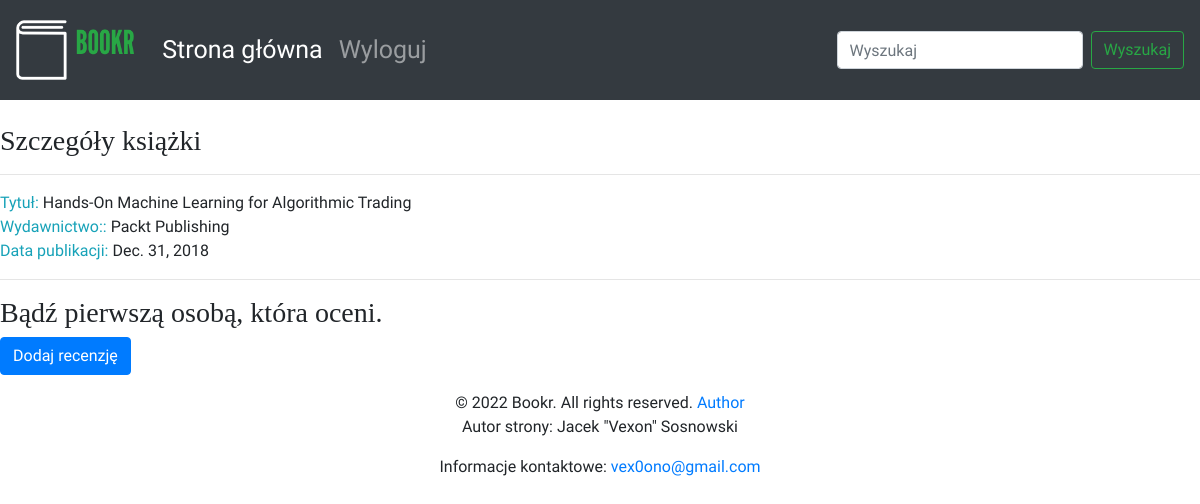
/books/2/, run on an earlier commit of the app's database.
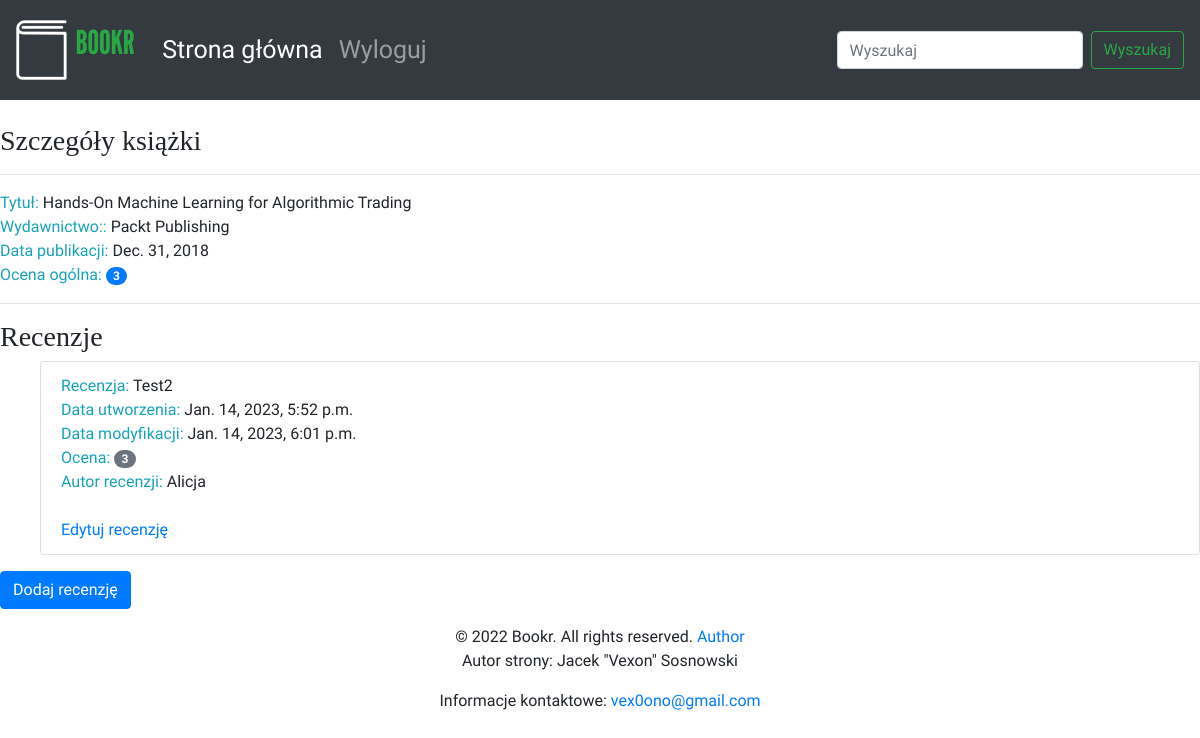
And on a later commit of the database.
### reviews/models.py (models this page shows, shortened)
class Book(models.Model):
    title = models.CharField(max_length=70, help_text="Tytuł książki.")
    publication_date = models.DateField(verbose_name="Data publikacji książki.")
    isbn = models.CharField(max_length=20, verbose_name="Numer ISBN książki.")
    publisher = models.ForeignKey(Publisher, on_delete=models.CASCADE)
    contributors = models.ManyToManyField('Contributor', through="BookContributor")

class Publisher(models.Model):
    name = models.CharField(max_length=50, help_text="Nazwa wydawcy.")
    website = models.URLField(help_text="Witryna wydawcy.")
    email = models.EmailField(help_text="Adres e-mail wydawcy.")
    def __str__(self):
        return self.name

class Review(models.Model):
    content = models.TextField(help_text="Tekst Recenzji.")
    rating = models.IntegerField(help_text="Ocena użytkownika.")
    date_created = models.DateTimeField(auto_now_add=True, help_text="Data i czas utworzenia recenzji.")
    date_edited = models.DateTimeField(null=True, help_text="Data i czas ostatniej edycji recenzji.")
    creator = models.ForeignKey(auth.get_user_model(), on_delete=models.CASCADE)
    book = models.ForeignKey(Book, on_delete=models.CASCADE, help_text="Recenzowana książka.")

### reviews/views.py (the view)
# urls.py: path('books/<int:pk>/', views.book_detail, name='book_detail'),
def book_detail(request, pk):
    book = get_object_or_404(Book, pk=pk)
    reviews = book.review_set.all()
    if reviews:
        book_rating = average_rating([review.rating for review in reviews])
        context = {
            "book": book,
            "book_rating": book_rating,
            "reviews": reviews
        }
    else:
        context = {
            "book": book,
            "book_rating": None,
            "reviews": None
        }
    return render(request, "book_detail.html", context)

### reviews/utils.py (called while the page is built)
def average_rating(rating_list):
    if not rating_list:
        return 0
    return round(sum(rating_list) / len(rating_list))

### reviews/templates/book_detail.html
{% extends 'base.html' %}
{% block content %}
      <br>
      <h3>Szczegóły książki</h3>
      <hr>
      <span class="text-info">Tytuł: </span> <span>{{ book.title }}</span>
      <br>
      <span class="text-info">Wydawnictwo:: </span><span>{{ book.publisher }}</span>
      <br>
      <span class="text-info">Data publikacji: </span><span>{{ book.publication_date }}</span>
      <br>
      {% if not reviews %}
            <hr>
            <h3>Bądź pierwszą osobą, która oceni.</h3>
      {% else %}
            <span class="text-info">Ocena ogólna: </span><span class="badge badge-primary badge-pill">{{ book_rating }}</span>
            <br>
            <hr>
            <h3>Recenzje</h3>
            <ul>
            {% for review in reviews %}
                  <li class="list-group-item">
                        <span class="text-info">Recenzja: </span> <span>{{ review.content }}</span>
                        <br>
                        <span class="text-info">Data utworzenia: </span><span>{{ review.date_created }}</span>
                        <br>
                        <span class="text-info">Data modyfikacji: </span><span>{{ review.date_edited }}</span>
                        <br>
                        <span class="text-info">Ocena: </span><span class="badge badge-secondary badge-pill">{{ review.rating }}</span>
                        <br>
                        <span class="text-info">Autor recenzji: </span><span>{{ review.creator.username }}</span>
                        <br>
                        <br>
                        <a href="{% url 'review_edit' book.pk review.pk %}">Edytuj recenzję</a>
                  </li>
            {% endfor %}
            </ul>
      {% endif %}
      <a class="btn btn-primary" href="{% url 'review_create' book.pk %}">Dodaj recenzję</a>
{% endblock %}

### templates/base.html (shortened to what this page needs)
<!DOCTYPE html>
{% load static %}
<html lang="pl">
<head>
    <link rel="stylesheet" href="https://stackpath.bootstrapcdn.com/bootstrap/4.4.1/css/bootstrap.min.css"
>
    <link rel="stylesheet" href="https://cdnjs.cloudflare.com/ajax/libs/font-awesome/4.7.0/css/font-awesome.min.css">
    <link rel="stylesheet" href="{% static 'main.css' %}">
  </head>
    <body>
        <nav class="navbar navbar-expand-sm navbar-dark bg-dark sticky-top">
          <a class="navbar-brand" href="/"><img src="{% static 'logo.png' %}"></a>
          <div class="collapse navbar-collapse" id="navbarSupportedContent">
            <ul class="navbar-nav mr-auto">
              <li class="nav-item active">
                <a class="nav-link" href="/books/">Strona główna <span class="sr-only">(current)</span></a>
              </li>
              <li class="nav-item">
                <a class="nav-link" href="#">Wyloguj</a>
              </li>
            </ul>
            <form action="{% url 'book_search' %}" class="form-inline my-2 my-lg-0">
              <input class="form-control mr-sm-2" type="search" placeholder="Wyszukaj" aria-label="Search" name="wyszukaj" value="{{ search_text }}" minlength="3">
              <button class="btn btn-outline-success my-2 my-sm-0" type="submit">Wyszukaj</button>
            </form>
          </div>
        </nav>
        <div class="containter-fluid">
        {% block content %}{% endblock %}
        </div>
  <footer class="page-footer font-small blue">
    <div class="footer-copyright text-center py-3">© 2022 Bookr. All rights reserved.
      <a href="https://www.facebook.com/JacekVexonSosnowski"> Author</a>
      <p>Autor strony: Jacek "Vexon" Sosnowski</p>
      <p>Informacje kontaktowe: <a href="mailto:vex0ono@gmail.com">vex0ono@gmail.com</a></p>
    </div>
  </footer>
  </body>
</html>

### static/main.css (style rules this page uses)
.navbar { min-height: 100px; font-size: 25px; }
.navbar-brand { font-size: 25px; }
.navbar-brand > img { height: 60px; }
body { font-family: 'Source Sans Pro', sans-serif; background-color: #e6efe8 color: #393939; }
h1, h2, h3, h4, h5, h6 { font-family: 'Libre Baskerville', serif; }

What changed in the data, as far as the page shows it:
added Review: content "Test2", date_created "Jan. 14, 2023, 5:52 p.m.", date_edited "Jan. 14, 2023, 6:01 p.m.", rating "3", creator.username "Alicja"
Also different on the page:
{{ book_rating }}: (not shown) → "3"
text no longer shown: "Bądź pierwszą osobą, która oceni."
text now shown: "Ocena ogólna: Recenzje"
